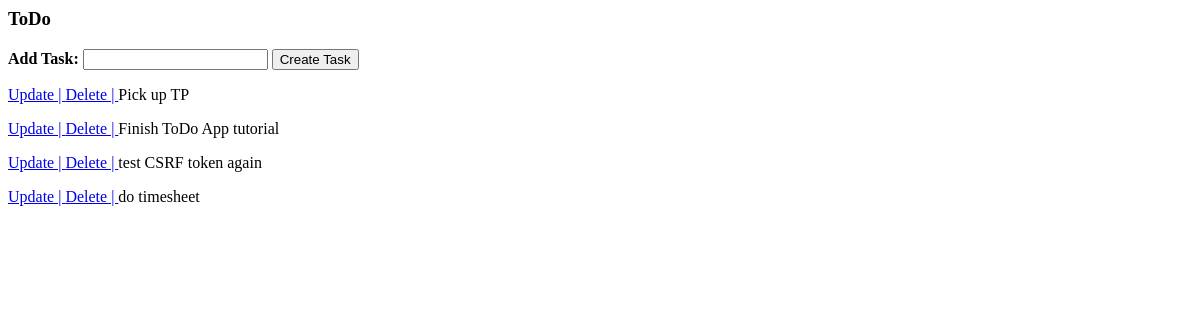
/, run on an earlier commit of the app's database.
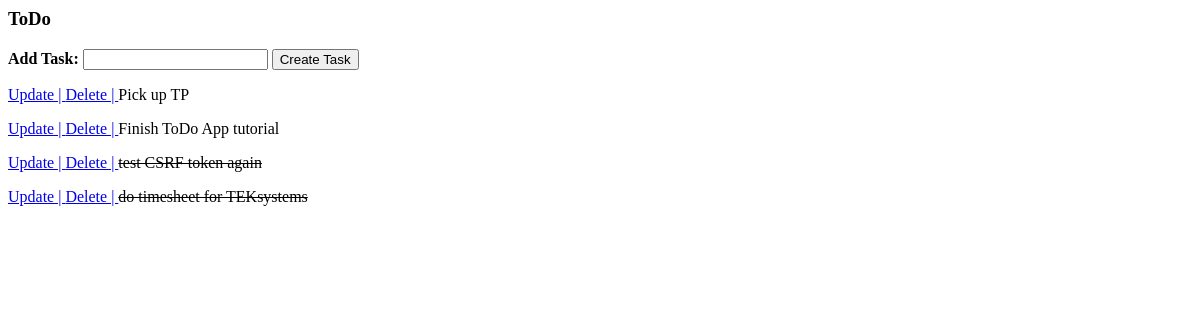
And on a later commit of the database.
### tasks/models.py (models this page shows)
class Task(models.Model):
    title = models.CharField(max_length=200)
    complete = models.BooleanField(default=False)
    created = models.DateTimeField(auto_now_add=True)
    def __str__(self):
        return self.title

### tasks/views.py (the view)
# urls.py: path('', views.index, name = "list"),
def index(request):
    tasks = Task.objects.all()
    form = TaskForm()#this is new - https://docs.djangoproject.com/en/3.2/topics/forms/
    if request.method == "POST":
        form = TaskForm(request.POST)
        if form.is_valid():
            form.save()
        return redirect('/')
    context = {'tasks': tasks, 'form': form} #add the form section
    return render(request, 'tasks/list.html', context)

### tasks/forms.py
class TaskForm(forms.ModelForm):
    class Meta:
        model = Task
        fields = '__all__'

### tasks/templates/tasks/list.html (shortened to what this page needs)
<h3> ToDo</h3>
<form method = "POST" action = "/">
    <p> <strong>Add Task: </strong>
    {{form.title}}
    <input type = "submit" name = "Create Task" value = "Create Task" /> </p>
</form>
{% for task in tasks %}
    <div>
        <p><a href = "{% url 'update_task' task.id %}">Update | </a>
        <a href = "{% url 'delete' task.id %}">Delete | </a>
        {% if task.complete == True  %}
        <strike>{{task}}</strike>
        {% else %}
        {{task}}</p>
        {% endif %}
    </div>
{% endfor %}

What changed in the data, as far as the page shows it:
changed Task "test CSRF token again": complete False → True (drawn)
changed Task: complete False → True (drawn); title "do timesheet" → "do timesheet for TEKsystems"
